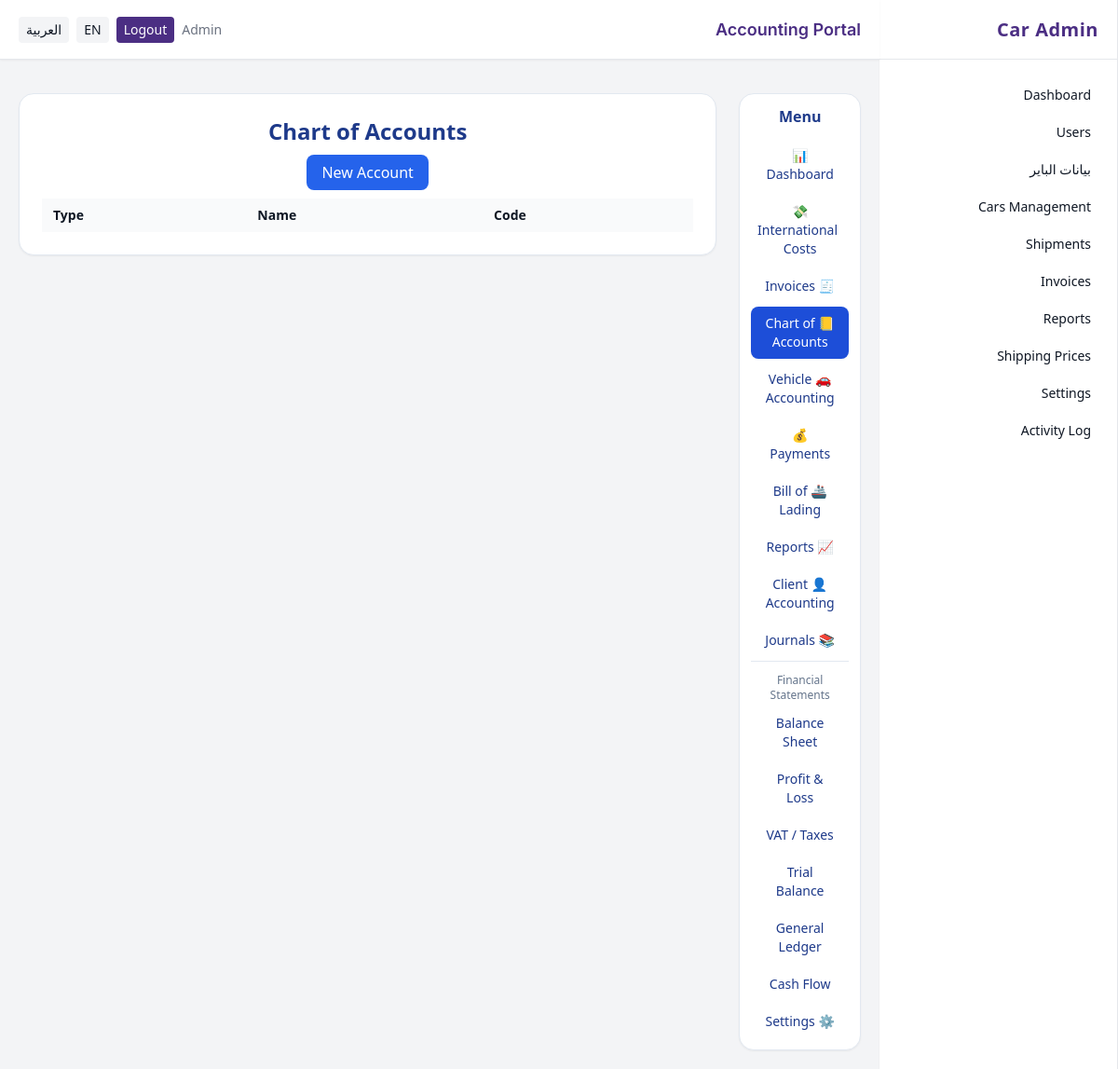
/acct/accounts (signed in), run on an earlier commit of the app's database.
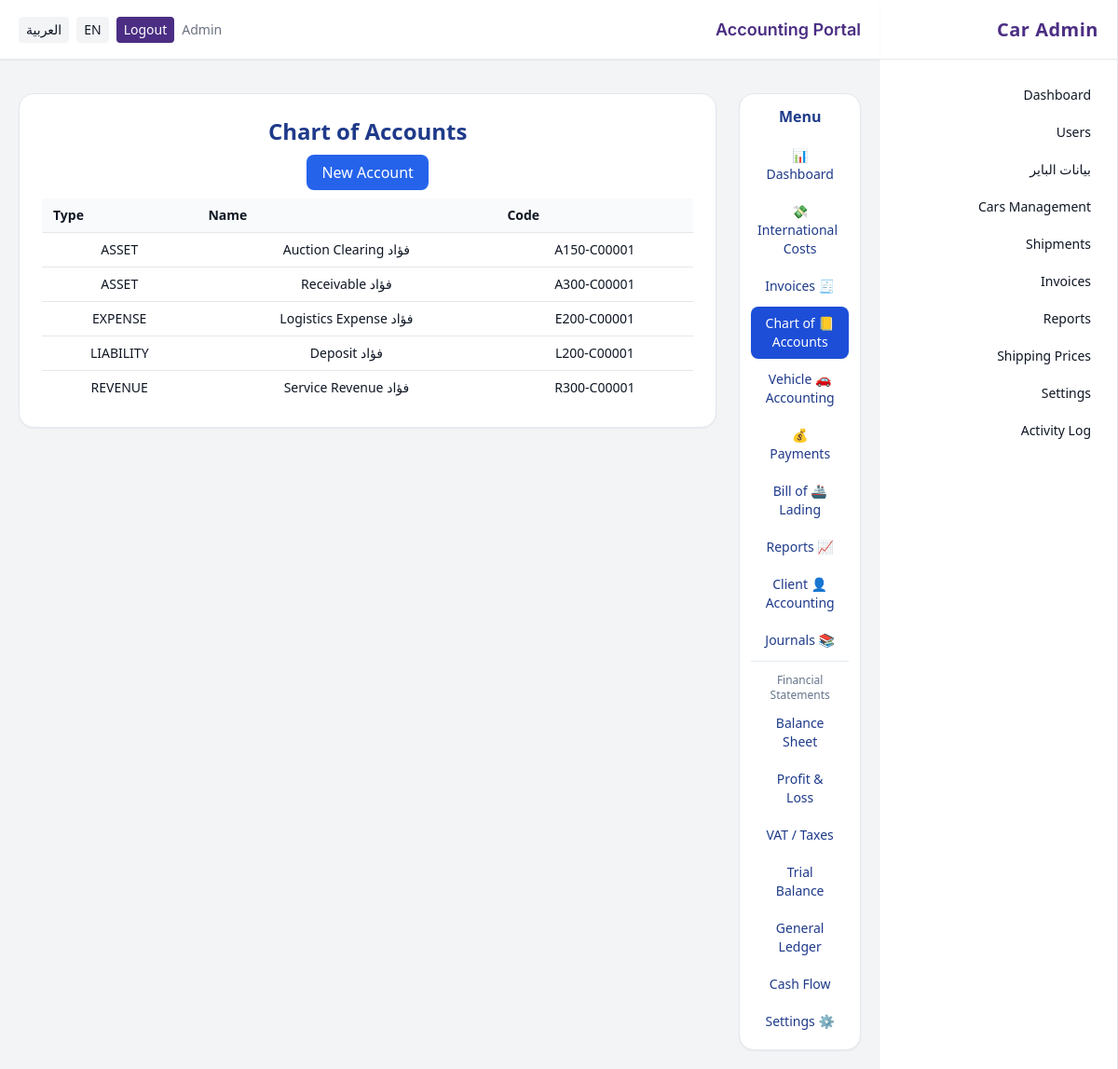
And on a later commit of the database.
### app/models.py (models this page shows, shortened)
class User(db.Model, UserMixin):
    __tablename__ = "users"
    id = db.Column(db.Integer, primary_key=True)
    name = db.Column(db.String(150))
    email = db.Column(db.String(180), unique=True, index=True)
    phone = db.Column(db.String(50))
    password_hash = db.Column(db.String(200))
    role_id = db.Column(db.Integer, db.ForeignKey("roles.id"))
    active = db.Column(db.Boolean, default=True)
    created_at = db.Column(db.DateTime, default=datetime.utcnow)
    last_login_at = db.Column(db.DateTime)
    role = db.relationship("Role")
    @property
    def is_active(self):
        return bool(self.active)

class Account(db.Model):
    __tablename__ = "accounts"
    id = db.Column(db.Integer, primary_key=True)
    code = db.Column(db.String(20), unique=True, index=True, nullable=False)
    name = db.Column(db.String(200), nullable=False)
    type = db.Column(db.String(20), nullable=False)
    currency_code = db.Column(db.String(3), default="OMR", nullable=False)
    active = db.Column(db.Boolean, default=True, nullable=False)
    created_at = db.Column(db.DateTime, default=datetime.utcnow)
    client_id = db.Column(db.Integer, db.ForeignKey("customers.id"), index=True)
    vehicle_id = db.Column(db.Integer, db.ForeignKey("vehicles.id"), index=True)

### app/blueprints/accounting/routes.py (the view)
@acct_bp.route('/accounts')
@role_required('accountant', 'admin')
def accounts_list():
    rows = db.session.query(Account).order_by(Account.code.asc()).all()
    return render_template('accounting/accounts_list.html', accounts=rows)

### app/security.py (called while the page is built)
def _canonicalize_role(role_name: str | None) -> str | None:
    if not role_name:
        return None
    name = role_name.strip().lower()
    synonyms = {
        "staff": "employee",
        "employees": "employee",
    }
    return synonyms.get(name, name)

def role_required(*allowed_roles: str) -> Callable:
    normalized_allowed = {
        r for r in (_canonicalize_role(r) for r in allowed_roles) if r is not None
    }
    def decorator(view_func: Callable) -> Callable:
        @wraps(view_func)
        @login_required
        def wrapper(*args, **kwargs):
            user_role = getattr(getattr(current_user, "role", None), "name", None)
            user_role_norm = _canonicalize_role(user_role)
            if not user_role_norm or user_role_norm not in normalized_allowed:
                abort(403)
            return view_func(*args, **kwargs)
        return wrapper
    return decorator

### app/templates/accounting/accounts_list.html
{% extends "base_accounting.html" %}
{% block acct_content %}
<h2 class="text-2xl font-bold text-blue-900 mb-4">{{ _('Chart of Accounts') }}</h2>
<div class="mb-4">
  <a href="{{ url_for('acct.accounts_new') }}" class="px-4 py-2 rounded-lg bg-blue-600 text-white">{{ _('New Account') }}</a>
</div>
<div class="overflow-x-auto">
<table class="min-w-full divide-y divide-gray-200 text-sm">
  <thead class="bg-gray-50">
    <tr>
      <th class="px-3 py-2 text-left">{{ _('Code') }}</th>
      <th class="px-3 py-2 text-left">{{ _('Name') }}</th>
      <th class="px-3 py-2 text-left">{{ _('Type') }}</th>
    </tr>
  </thead>
  <tbody class="bg-white divide-y divide-gray-200">
    {% for a in accounts %}
    <tr>
      <td class="px-3 py-2">{{ a.code }}</td>
      <td class="px-3 py-2">{{ a.name }}</td>
      <td class="px-3 py-2">{{ a.type }}</td>
    </tr>
    {% endfor %}
  </tbody>
</table>
</div>
{% endblock %}

### app/templates/base_accounting.html (shortened to what this page needs)
{% extends "base_admin.html" %}
{% block header %}{{ _('Accounting Portal') }}{% endblock %}
{% block content %}
<div class="max-w-7xl mx-auto grid grid-cols-12 gap-6">
  <aside class="col-span-12 md:col-span-3 lg:col-span-2">
    <nav class="bg-white border border-slate-200 rounded-2xl shadow-sm p-3 sticky top-6">
      <h2 class="text-blue-900 font-semibold text-base mb-3">{{ _('Menu') }}</h2>
      <div class="space-y-1 text-sm font-medium">
        <a href="{{ url_for('acct.dashboard') }}"
           class="block px-3 py-2 rounded-lg transition
                  {% if request.endpoint=='acct.dashboard' %}bg-blue-700 text-white shadow-sm{% else %}text-blue-900 hover:bg-blue-50{% endif %}">
          📊 {{ _('Dashboard') }}
        </a>
        <a href="{{ url_for('acct.costs_list') }}"
           class="block px-3 py-2 rounded-lg transition
                  {% if request.endpoint and request.endpoint.startswith('acct.costs') %}bg-blue-700 text-white shadow-sm{% else %}text-blue-900 hover:bg-blue-50{% endif %}">
          💸 {{ _('International Costs') }}
        </a>
        <a href="{{ url_for('acct.invoices_list') }}"
           class="block px-3 py-2 rounded-lg transition
                  {% if request.endpoint and request.endpoint.startswith('acct.invoices') %}bg-blue-700 text-white shadow-sm{% else %}text-blue-900 hover:bg-blue-50{% endif %}">
          🧾 {{ _('Invoices') }}
        </a>
        <a href="{{ url_for('acct.accounts_list') }}"
           class="block px-3 py-2 rounded-lg transition
                  {% if request.endpoint and request.endpoint.startswith('acct.accounts') %}bg-blue-700 text-white shadow-sm{% else %}text-blue-900 hover:bg-blue-50{% endif %}">
          📒 {{ _('Chart of Accounts') }}
        </a>
        <a href="{{ url_for('acct.vehicles_list') }}"
           class="block px-3 py-2 rounded-lg transition
                  {% if request.endpoint and request.endpoint.startswith('acct.vehicles') %}bg-blue-700 text-white shadow-sm{% else %}text-blue-900 hover:bg-blue-50{% endif %}">
          🚗 {{ _('Vehicle Accounting') }}
        </a>
        <a href="{{ url_for('acct.payments_list') }}"
           class="block px-3 py-2 rounded-lg transition
                  {% if request.endpoint and request.endpoint.startswith('acct.payments') %}bg-blue-700 text-white shadow-sm{% else %}text-blue-900 hover:bg-blue-50{% endif %}">
          💰 {{ _('Payments') }}
        </a>
        <a href="{{ url_for('acct.bol_list') }}"
           class="block px-3 py-2 rounded-lg transition
                  {% if request.endpoint and request.endpoint.startswith('acct.bol') %}bg-blue-700 text-white shadow-sm{% else %}text-blue-900 hover:bg-blue-50{% endif %}">
          🚢 {{ _('Bill of Lading') }}
        </a>
        <a href="{{ url_for('acct.reports') }}"
           class="block px-3 py-2 rounded-lg transition
                  {% if request.endpoint and request.endpoint.startswith('acct.reports') %}bg-blue-700 text-white shadow-sm{% else %}text-blue-900 hover:bg-blue-50{% endif %}">
          📈 {{ _('Reports') }}
        </a>
        <a href="{{ url_for('acct.client_view') }}"
           class="block px-3 py-2 rounded-lg transition
                  {% if request.endpoint=='acct.client_view' %}bg-blue-700 text-white shadow-sm{% else %}text-blue-900 hover:bg-blue-50{% endif %}">
          👤 {{ _('Client Accounting') }}
        </a>
        <a href="{{ url_for('acct.journals_list') }}"
           class="block px-3 py-2 rounded-lg transition
                  {% if request.endpoint and request.endpoint.startswith('acct.journals') %}bg-blue-700 text-white shadow-sm{% else %}text-blue-900 hover:bg-blue-50{% endif %}">
          📚 {{ _('Journals') }}
        </a>
        <div class="mt-3 border-t border-slate-200 pt-3 text-xs text-slate-500">{{ _('Financial Statements') }}</div>
        <a href="{{ url_for('acct.reports', type='balance_sheet') }}" class="block px-3 py-2 rounded-lg text-blue-900 hover:bg-blue-50">{{ _('Balance Sheet') }}</a>
        <a href="{{ url_for('acct.reports', type='monthly') }}" class="block px-3 py-2 rounded-lg text-blue-900 hover:bg-blue-50">{{ _('Profit & Loss') }}</a>
        <a href="{{ url_for('acct.reports', type='taxes') }}" class="block px-3 py-2 rounded-lg text-blue-900 hover:bg-blue-50">{{ _('VAT / Taxes') }}</a>
        <a href="{{ url_for('acct.reports', type='trial_balance') }}" class="block px-3 py-2 rounded-lg text-blue-900 hover:bg-blue-50">{{ _('Trial Balance') }}</a>
        <a href="{{ url_for('acct.reports', type='general_ledger') }}" class="block px-3 py-2 rounded-lg text-blue-900 hover:bg-blue-50">{{ _('General Ledger') }}</a>
        <a href="{{ url_for('acct.reports', type='cash_flow') }}" class="block px-3 py-2 rounded-lg text-blue-900 hover:bg-blue-50">{{ _('Cash Flow') }}</a>
        <a href="{{ url_for('acct.settings') }}"
           class="block px-3 py-2 rounded-lg transition
                  {% if request.endpoint=='acct.settings' %}bg-blue-700 text-white shadow-sm{% else %}text-blue-900 hover:bg-blue-50{% endif %}">
          ⚙️ {{ _('Settings') }}
        </a>
      </div>
    </nav>
  </aside>
  <section class="col-span-12 md:col-span-9 lg:col-span-10">
    <div class="bg-white border border-slate-200 rounded-2xl shadow-sm p-6">
      {% block acct_content %}{% endblock %}
    </div>
  </section>
</div>
{% endblock %}

### app/templates/base_admin.html (shortened to what this page needs)
<!doctype html>
<html lang="{{ g.get('lang_code', 'ar') }}" {% if g.get('lang_code', 'ar') == 'ar' %}dir="rtl"{% endif %} class="h-full bg-background">
<head>
  <script src="https://cdn.tailwindcss.com"></script>
  <link href="https://cdnjs.cloudflare.com/ajax/libs/font-awesome/6.5.0/css/all.min.css" rel="stylesheet">
</head>
<body class="h-full text-neutral text-center">
  <div class="min-h-screen flex bg-background">
    {% if current_user.is_authenticated and current_user.role and (current_user.role.name|lower) == 'admin' %}
    <aside class="w-64 hidden md:flex flex-col bg-white border-r border-gray-200 shadow-sm">
      <div class="h-16 flex items-center px-5 border-b border-gray-200">
        <div class="text-primary text-xl font-bold tracking-wide">{{ _('Car Admin') }}</div>
      </div>
      <nav class="flex-1 px-4 py-5 space-y-1 text-sm">
        <a href="{{ url_for('admin.dashboard') }}" class="flex items-center gap-3 px-3 py-2 rounded-lg hover:bg-blue-50 {% if request.endpoint=='admin.dashboard' %}bg-blue-100 text-primary font-semibold{% endif %}">{{ _('Dashboard') }}</a>
        <a href="{{ url_for('admin.users_list') }}" class="flex items-center gap-3 px-3 py-2 rounded-lg hover:bg-blue-50 ">{{ _('Users') }}</a>
        <a href="{{ url_for('admin.buyers_list') }}" class="flex items-center gap-3 px-3 py-2 rounded-lg hover:bg-blue-50 ">بيانات الباير</a>
        <a href="{{ url_for('ops.dashboard') }}" class="flex items-center gap-3 px-3 py-2 rounded-lg hover:bg-blue-50">{{ _('Cars Management') }}</a>
        <a href="{{ url_for('ops.dashboard') }}" class="flex items-center gap-3 px-3 py-2 rounded-lg hover:bg-blue-50">{{ _('Shipments') }}</a>
        <a href="{{ url_for('acct.dashboard') }}" class="flex items-center gap-3 px-3 py-2 rounded-lg hover:bg-blue-50">{{ _('Invoices') }}</a>
        <a href="{{ url_for('admin.reports') }}" class="flex items-center gap-3 px-3 py-2 rounded-lg hover:bg-blue-50 ">{{ _('Reports') }}</a>
        <a href="{{ url_for('admin.shipping_prices_list') }}" class="flex items-center gap-3 px-3 py-2 rounded-lg hover:bg-blue-50 ">{{ _('Shipping Prices') }}</a>
        <a href="{{ url_for('admin.settings') }}" class="flex items-center gap-3 px-3 py-2 rounded-lg hover:bg-blue-50 {% if request.endpoint=='admin.settings' %}bg-blue-100 text-primary font-semibold{% endif %}">{{ _('Settings') }}</a>
        <a href="{{ url_for('admin.activity_log') }}" class="flex items-center gap-3 px-3 py-2 rounded-lg hover:bg-blue-50 ">{{ _('Activity Log') }}</a>
      </nav>
    </aside>
    {% endif %}
    <div class="flex-1 flex flex-col min-w-0">
      <header class="h-16 flex items-center justify-between px-5 bg-white border-b border-gray-200 shadow-sm">
        <div class="text-lg font-semibold text-primary font-heading">{% block header %}{% endblock %}</div>
        <div class="flex items-center gap-2 text-sm">
          {% if current_user.is_authenticated %}
            <span class="text-muted">{{ current_user.name }}</span>
            <a href="{{ url_for('auth.logout') }}" class="px-2 py-1 rounded bg-primary text-white hover:opacity-90 transition">{{ _('Logout') }}</a>
          {% endif %}
          <a href="{{ request.path }}?lang=en" class="px-2 py-1 rounded bg-background hover:bg-white">EN</a>
          <a href="{{ request.path }}?lang=ar" class="px-2 py-1 rounded bg-background hover:bg-white">العربية</a>
        </div>
      </header>
      <div class="px-5 pt-4">
      </div>
      <main class="p-5">
        {% block content %}{% endblock %}
      </main>
    </div>
  </div>
</body>
</html>

### app/templates/base_admin.html (style rules this page uses)
body { font-family: ui-sans-serif, system-ui, -apple-system, Segoe UI, Roboto, Arial, sans-serif; }

What changed in the data, as far as the page shows it:
added Account: code "A150-C00001", name "فؤاد Auction Clearing", type "ASSET"
added Account: code "A300-C00001", name "فؤاد Receivable", type "ASSET"
added Account: code "E200-C00001", name "فؤاد Logistics Expense", type "EXPENSE"
added Account: code "L200-C00001", name "فؤاد Deposit", type "LIABILITY"
added Account: code "R300-C00001", name "فؤاد Service Revenue", type "REVENUE"
